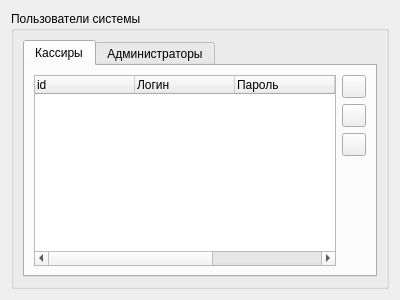
<?xml version="1.0" encoding="UTF-8"?>
<ui version="4.0">
 <class>CUsersWidget</class>
 <widget class="QWidget" name="CUsersWidget">
  <property name="geometry">
   <rect>
    <x>0</x>
    <y>0</y>
    <width>400</width>
    <height>300</height>
   </rect>
  </property>
  <property name="windowTitle">
   <string>Form</string>
  </property>
  <layout class="QGridLayout" name="gridLayout">
   <item row="0" column="0">
    <widget class="QGroupBox" name="gbxUsers">
     <property name="title">
      <string>Пользователи системы</string>
     </property>
     <layout class="QGridLayout" name="gridLayout_4">
      <item row="0" column="0">
       <widget class="QTabWidget" name="tabWidget">
        <property name="currentIndex">
         <number>0</number>
        </property>
        <widget class="QWidget" name="tab">
         <attribute name="title">
          <string>Кассиры</string>
         </attribute>
         <layout class="QGridLayout" name="gridLayout_2">
          <item row="0" column="0">
           <widget class="QTreeWidget" name="twUsers">
            <property name="showDropIndicator" stdset="0">
             <bool>false</bool>
            </property>
            <property name="rootIsDecorated">
             <bool>false</bool>
            </property>
            <property name="itemsExpandable">
             <bool>false</bool>
            </property>
            <column>
             <property name="text">
              <string>id</string>
             </property>
            </column>
            <column>
             <property name="text">
              <string>Логин</string>
             </property>
            </column>
            <column>
             <property name="text">
              <string>Пароль</string>
             </property>
            </column>
            <column>
             <property name="text">
              <string>ФИО</string>
             </property>
            </column>
            <column>
             <property name="text">
              <string>Торговая точка</string>
             </property>
            </column>
           </widget>
          </item>
          <item row="0" column="1">
           <layout class="QVBoxLayout" name="verticalLayout">
            <item>
             <widget class="QToolButton" name="tbnAdd">
              <property name="toolTip">
               <string>Добавить пользователя</string>
              </property>
              <property name="icon">
               <iconset resource="../main_res.qrc">
                <normaloff>:/images/add.png</normaloff>:/images/add.png</iconset>
              </property>
             </widget>
            </item>
            <item>
             <widget class="QToolButton" name="tbnEdit">
              <property name="toolTip">
               <string>Редактировать данные пользователя</string>
              </property>
              <property name="icon">
               <iconset resource="../main_res.qrc">
                <normaloff>:/images/edit.png</normaloff>:/images/edit.png</iconset>
              </property>
             </widget>
            </item>
            <item>
             <widget class="QToolButton" name="tbnDel">
              <property name="toolTip">
               <string>Удалить выбранного пользователя</string>
              </property>
              <property name="icon">
               <iconset resource="../main_res.qrc">
                <normaloff>:/images/delete.png</normaloff>:/images/delete.png</iconset>
              </property>
             </widget>
            </item>
            <item>
             <spacer name="verticalSpacer">
              <property name="orientation">
               <enum>Qt::Vertical</enum>
              </property>
              <property name="sizeHint" stdset="0">
               <size>
                <width>20</width>
                <height>40</height>
               </size>
              </property>
             </spacer>
            </item>
           </layout>
          </item>
         </layout>
        </widget>
        <widget class="QWidget" name="tab_2">
         <attribute name="title">
          <string>Администраторы</string>
         </attribute>
         <layout class="QGridLayout" name="gridLayout_3">
          <item row="0" column="0">
           <widget class="QTreeWidget" name="twAdmins">
            <property name="showDropIndicator" stdset="0">
             <bool>false</bool>
            </property>
            <property name="rootIsDecorated">
             <bool>false</bool>
            </property>
            <property name="itemsExpandable">
             <bool>false</bool>
            </property>
            <column>
             <property name="text">
              <string>id</string>
             </property>
            </column>
            <column>
             <property name="text">
              <string>Логин</string>
             </property>
            </column>
            <column>
             <property name="text">
              <string>Пароль</string>
             </property>
            </column>
            <column>
             <property name="text">
              <string>ФИО</string>
             </property>
            </column>
           </widget>
          </item>
          <item row="0" column="1">
           <layout class="QVBoxLayout" name="verticalLayout_2">
            <item>
             <widget class="QToolButton" name="tbnAdminAdd">
              <property name="toolTip">
               <string>Добавить пользователя</string>
              </property>
              <property name="icon">
               <iconset resource="../main_res.qrc">
                <normaloff>:/images/add.png</normaloff>:/images/add.png</iconset>
              </property>
             </widget>
            </item>
            <item>
             <widget class="QToolButton" name="tbnAdminEdit">
              <property name="toolTip">
               <string>Редактировать данные пользователя</string>
              </property>
              <property name="icon">
               <iconset resource="../main_res.qrc">
                <normaloff>:/images/edit.png</normaloff>:/images/edit.png</iconset>
              </property>
             </widget>
            </item>
            <item>
             <widget class="QToolButton" name="tbnAdminDel">
              <property name="toolTip">
               <string>Удалить выбранного пользователя</string>
              </property>
              <property name="icon">
               <iconset resource="../main_res.qrc">
                <normaloff>:/images/delete.png</normaloff>:/images/delete.png</iconset>
              </property>
             </widget>
            </item>
            <item>
             <spacer name="verticalSpacer_2">
              <property name="orientation">
               <enum>Qt::Vertical</enum>
              </property>
              <property name="sizeHint" stdset="0">
               <size>
                <width>20</width>
                <height>40</height>
               </size>
              </property>
             </spacer>
            </item>
           </layout>
          </item>
         </layout>
        </widget>
       </widget>
      </item>
     </layout>
    </widget>
   </item>
  </layout>
 </widget>
 <resources>
  <include location="../main_res.qrc"/>
  <include location="../main_res.qrc"/>
 </resources>
 <connections/>
</ui>
